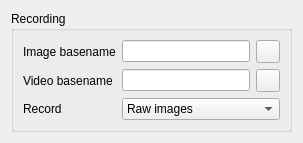
     <widget class="QWidget" name="recordingTab">
      <attribute name="title">
       <string>Recording</string>
      </attribute>
      <layout class="QVBoxLayout" name="verticalLayout_7">
       <item>
        <widget class="QGroupBox" name="recordingGroup">
         <property name="title">
          <string>Recording</string>
         </property>
         <layout class="QFormLayout" name="formLayout_2">
          <item row="0" column="0">
           <widget class="QLabel" name="imagePathLabel">
            <property name="text">
             <string>Image basename</string>
            </property>
           </widget>
          </item>
          <item row="0" column="1">
           <layout class="QHBoxLayout" name="imageSaveLayout">
            <item>
             <widget class="QLineEdit" name="imagePathEdit">
              <property name="toolTip">
               <string>File basename to use for saved images</string>
              </property>
             </widget>
            </item>
            <item>
             <widget class="QToolButton" name="imagePathButton">
              <property name="toolTip">
               <string>Specify image file basename using file browser</string>
              </property>
              <property name="text">
               <string/>
              </property>
              <property name="icon">
               <iconset resource="../../../sdrgui/resources/res.qrc">
                <normaloff>:/load.png</normaloff>:/load.png</iconset>
              </property>
             </widget>
            </item>
           </layout>
          </item>
          <item row="1" column="0">
           <widget class="QLabel" name="videoPathLabel">
            <property name="text">
             <string>Video basename</string>
            </property>
           </widget>
          </item>
          <item row="1" column="1">
           <layout class="QHBoxLayout" name="videoSaveLayout">
            <item>
             <widget class="QLineEdit" name="videoPathEdit">
              <property name="toolTip">
               <string>File basename to use for recorded videos</string>
              </property>
             </widget>
            </item>
            <item>
             <widget class="QToolButton" name="videoPathButton">
              <property name="toolTip">
               <string>Specify video file basename using file browser</string>
              </property>
              <property name="text">
               <string/>
              </property>
              <property name="icon">
               <iconset resource="../../../sdrgui/resources/res.qrc">
                <normaloff>:/load.png</normaloff>:/load.png</iconset>
              </property>
             </widget>
            </item>
           </layout>
          </item>
          <item row="2" column="0">
           <widget class="QLabel" name="videoPostProcessLabel">
            <property name="text">
             <string>Record</string>
            </property>
           </widget>
          </item>
          <item row="2" column="1">
           <widget class="QComboBox" name="videoPostProcessCombo">
            <property name="toolTip">
             <string>Select whether pre (raw) or post processed images should be recorded</string>
            </property>
            <item>
             <property name="text">
              <string>Raw images</string>
             </property>
            </item>
            <item>
             <property name="text">
              <string>Post-processed images</string>
             </property>
            </item>
           </widget>
          </item>
         </layout>
        </widget>
       </item>
      </layout>
     </widget>
